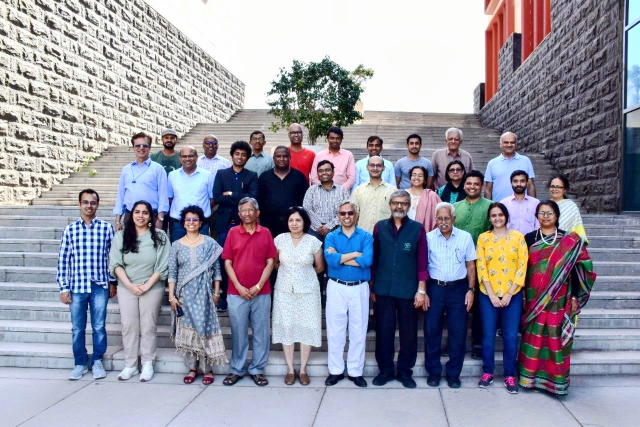
#> input picture Plaksha_Faculty.jpg, 1280 x 854 px (shown at 1/2 size)
$ jupyter execute Lab_5.ipynb
#> lines starting #> are read from the running program, lines starting #| are printed output that depends on the picture; after the words box and inside, x2 and y2 are one past the last pixel; in counts of white or black regions, pixels touching at a corner belong together
#### Instructions
###### Follow the instructions given in comments prefixed with ## and write your code below that.
###### Also fill the partial code in given blanks.
###### Don't make any changes to the rest part of the codes

### Answer the questions given at the end of this notebook within your report.

### You would need to submit your GitHub repository link. Refer to the Section 6: Final Submission on the PDF document for the details.

[cell 1]
import wandb
wandb.login()

[cell 2]
import cv2
import numpy as np
import matplotlib.pyplot as plt
from sklearn.cluster import KMeans
from scipy.spatial import distance
from matplotlib.offsetbox import OffsetImage, AnnotationBbox

[cell 3]
## Reading the image plaksha_Faculty.jpg
img = cv2.imread("Plaksha_Faculty.jpg")
#> img is the input picture: shape (854, 1280, 3); mean B, G, R 162.4, 149, 149.2
# img = cv2.resize(img, (800, 600))

## Convert the image to grayscale
gray_img = cv2.cvtColor(img, cv2.COLOR_BGR2GRAY)
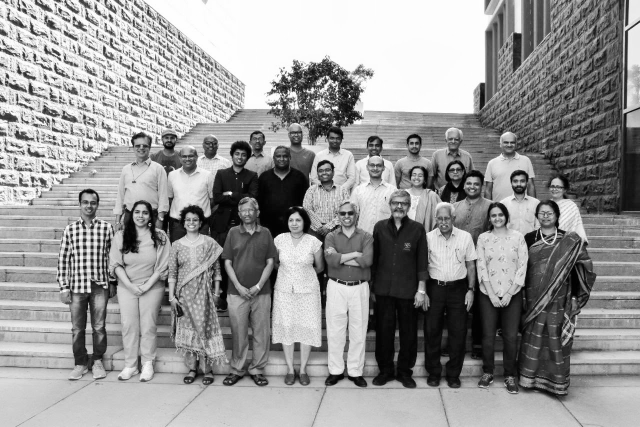
#> gray_img: shape (854, 1280) (shown at 1/2 size); min 0, max 255, mean 150.6

# Loading the required haar-cascade xml classifier file
face_cascade = cv2.CascadeClassifier(cv2.data.haarcascades + 'haarcascade_frontalface_default.xml')

# Applying the face detection method on the grayscale image.
faces_rect = face_cascade.detectMultiScale(gray_img, 1.05, 4, minSize=(25, 25), maxSize=(50, 50))
#> faces_rect = 30 rows, first 6: [322, 263, 33, 33], [654, 265, 31, 31], [500, 266, 30, 30], [892, 267, 31, 31], [409, 277, 28, 28], [812, 274, 34, 34]

# Define the text and font parameters
text = "Face detected"
font = cv2.FONT_HERSHEY_PLAIN
font_scale = 0.5
font_color = (0, 0, 255)
font_thickness = 1

# Iterating through rectangles of detected faces
for (x, y, w, h) in faces_rect:
    cv2.rectangle(img, (x, y), (x+w, y+h), (0, 0, 255), 2)
    # Use cv2.putText to add the text to the image
    cv2.putText(img, text, (x, y-10), font, font_scale, font_color, font_thickness)
#> this loop made 30 passes
#> (x, y, w, h) on passes 1 to 12: (322, 263, 33, 33), (654, 265, 31, 31), (500, 266, 30, 30), (892, 267, 31, 31), (409, 277, 28, 28), (812, 274, 34, 34), (464, 296, 33, 33), (632, 328, 34, 34), (819, 337, 33, 33), (570, 426, 39, 39), (576, 253, 32, 32), (1003, 273, 32, 32)
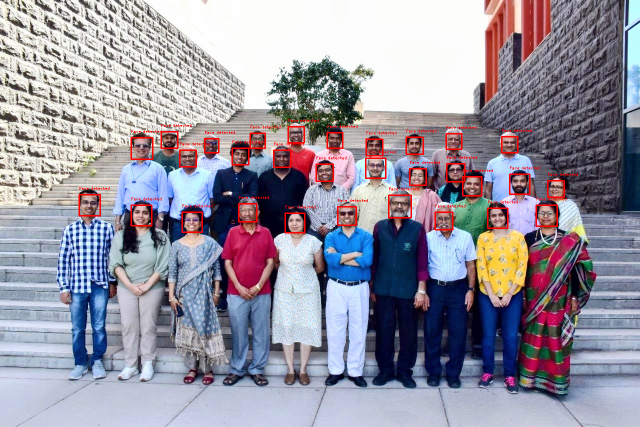
#> img: shape (854, 1280, 3) (shown at 1/2 size); 1.48% of pixels changed, all inside (x1, y1, x2, y2) = (157, 238, 1156, 467)

## Display the image and window title should be "Total number of face detected are #"
plt.imshow(cv2.cvtColor(img, cv2.COLOR_BGR2RGB))
plt.axis('off')
plt.show()

[cell 4]
from matplotlib.offsetbox import OffsetImage, AnnotationBbox
# Extract face region features (Hue and Saturation)
img_hsv = cv2.cvtColor(img, cv2.COLOR_BGR2HSV)
#> img_hsv: shape (854, 1280, 3); mean H, S, V 85.8, 70.7, 173.5
hue_saturation = []
face_images = []  # To store detected face images

for (x, y, w, h) in faces_rect:
    face = img_hsv[y:y + h, x:x + w]
    hue = np.mean(face[:, :, 0])
    saturation = np.mean(face[:, :, 1])
    hue_saturation.append((hue, saturation))
    face_images.append(face)
#> this loop made 30 passes
#> (x, y, w, h, hue, saturation) on passes 1 to 12: (322, 263, 33, 33, 59.29, 121.7), (654, 265, 31, 31, 50.4, 133.1), (500, 266, 30, 30, 32.73, 126.2), (892, 267, 31, 31, 81.31, 108.2), (409, 277, 28, 28, 104, 125.2), (812, 274, 34, 34, 62.79, 116.9), (464, 296, 33, 33, 42.56, 134.3), (632, 328, 34, 34, 81.22, 114.8), (819, 337, 33, 33, 36.69, 114.4), (570, 426, 39, 39, 55.81, 115.3), (576, 253, 32, 32, 78.22, 99.11), (1003, 273, 32, 32, 51.71, 106.9)
#> after the loop, face_images = 30 items; hue_saturation = 30 pairs, first value 23.14 to 120.8, second value 80.77 to 134.3

hue_saturation = np.array(hue_saturation)

## Perform k-Means clustering on hue_saturation and store in kmeans
kmeans = kmeans = KMeans(n_clusters=3, random_state=42, n_init=10).fit(hue_saturation)
centroids = kmeans.cluster_centers_
#> centroids = [[48.65, 119.2], [106.8, 128.3], [72.41, 97.78]]
labels = kmeans.labels_
#> labels = 30 values, max 2 at index 3, min 0 at index 0, mean 0.733

# Create a figure and axis
fig, ax = plt.subplots(figsize=(12, 6))

# Plot the clustered faces with custom markers
for i, (x,y,w,h ) in enumerate(faces_rect):
    im = OffsetImage(cv2.cvtColor(cv2.resize(face_images[i], (20, 20)), cv2.COLOR_HSV2RGB))
    ab = AnnotationBbox(im, (hue_saturation[i, 0], hue_saturation[i, 1]), frameon=False, pad=0)
    ax.add_artist(ab)
    plt.plot(hue_saturation[i, 0], hue_saturation[i, 1])

plt.xlabel("Hue")
plt.ylabel("Saturation")
plt.title("Clustering of Face Regions Based on Hue and Saturation")
plt.grid(True)
plt.show()
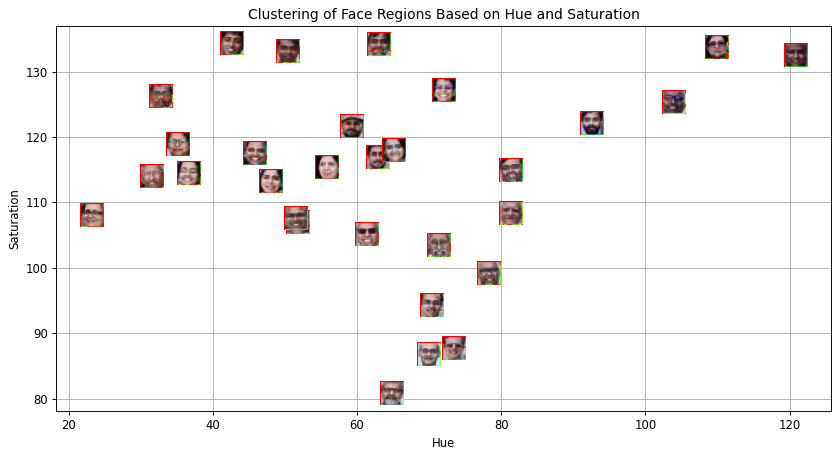
#> figure drawn by matplotlib, 1 panel

[cell 5]
# Create an empty list to store legend labels
legend_labels = []

# Create lists to store points for each cluster
cluster_0_points = []
cluster_1_points = []

# Your code for scatter plot goes here
fig, ax = plt.subplots(figsize=(12, 6))
for i, (x, y, w, h) in enumerate(faces_rect):
    if kmeans.labels_[i] == 0:
        cluster_0_points.append((hue_saturation[i, 0], hue_saturation[i, 1]))
    else:
        cluster_1_points.append((hue_saturation[i, 0], hue_saturation[i, 1]))
#> after the loop, cluster_0_points = [(59.29, 121.7), (50.4, 133.1), (32.73, 126.2), (62.79, 116.9), (42.56, 134.3), (36.69, 114.4), (55.81, 115.3), (51.71, 106.9), (62.93, 134.1), (45.8, 117.5), (23.14, 108), (31.55, 113.9), (48.03, 113.2), (72, 127.1), (51.53, 107.6), (65.06, 117.9), (35.11, 118.8)]; cluster_1_points = [(81.31, 108.2), (104, 125.2), (81.22, 114.8), (78.22, 99.11), (120.8, 132.5), (109.8, 133.6), (69.96, 86.68), (92.49, 122), (61.3, 105.1), (70.27, 94.28), (71.27, 103.4), (73.39, 87.63), (64.75, 80.77)]


cluster_0_points = np.array(cluster_0_points)
#> cluster_0_points = 17 rows, first 8: [59.29, 121.7], [50.4, 133.1], [32.73, 126.2], [62.79, 116.9], [42.56, 134.3], [36.69, 114.4], [55.81, 115.3], [51.71, 106.9]
# Plot points for cluster 0 in green
plt.scatter(cluster_0_points[:, 0], cluster_0_points[:, 1], color='green', label='Cluster 0')

cluster_1_points = np.array(cluster_1_points)
#> cluster_1_points = 13 rows, first 8: [81.31, 108.2], [104, 125.2], [81.22, 114.8], [78.22, 99.11], [120.8, 132.5], [109.8, 133.6], [69.96, 86.68], [92.49, 122]
# Plot points for cluster 1 in blue
plt.scatter(cluster_1_points[:, 0], cluster_1_points[:, 1], color='blue', label='Cluster 1')

# Calculate and plot centroids
centroid_0 = kmeans.cluster_centers_[0]
#> centroid_0 = [48.65, 119.2]
centroid_1 = kmeans.cluster_centers_[1]
#> centroid_1 = [106.8, 128.3]

# Plot both the centroid for cluster 0 and cluster 1
plt.scatter(centroid_0[0], centroid_0[1], color='darkgreen', marker='X', s=200, label='Centroid 0')
plt.scatter(centroid_1[0], centroid_1[1], color='darkblue', marker='X', s=200, label='Centroid 1')

plt.xlabel("Hue")
plt.ylabel("Saturation")
plt.title("Clustered Face Regions Based on Hue and Saturation")
plt.legend()
plt.grid(True)
plt.show()
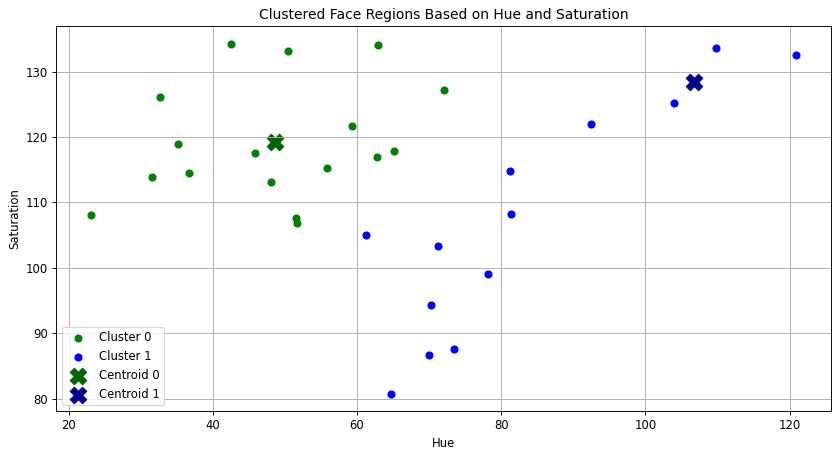
#> figure drawn by matplotlib, 1 panel

[cell 6]
## Read the class of the template image 'Dr_Shashi_Tharoor.jpg' using cv2 and store it in template_img
template_img = cv2.imread("Dr_Shashi_Tharoor.jpg")
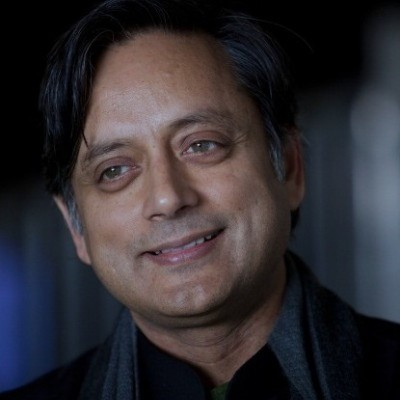
#> input picture Dr_Shashi_Tharoor.jpg, 400 x 400 px
#> template_img is the input picture: shape (400, 400, 3); mean B, G, R 49.8, 45.4, 49.1

# Detect face  in the template image after converting it to gray and store it in template_faces
gray_temp = cv2.cvtColor(template_img, cv2.COLOR_BGR2GRAY)
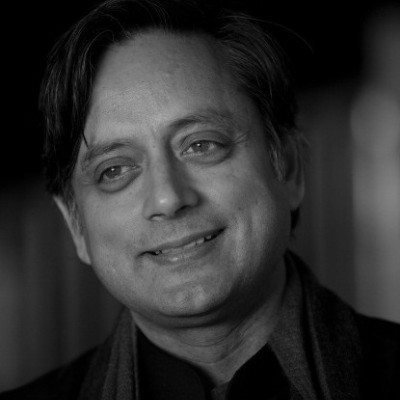
#> gray_temp: shape (400, 400); min 0, max 188, mean 47
template_faces = face_cascade.detectMultiScale(gray_temp, 1.05, 4, minSize=(25, 25), maxSize=(50, 50))
#> template_faces = ()

# Draw rectangles around the detected faces
for (x, y, w, h) in template_faces:
    cv2.rectangle(template_img, (x, y), (x + w, y + h), (0, 255, 0), 3)
#> this loop made 0 passes

# Show the image
plt.imshow(cv2.cvtColor(template_img, cv2.COLOR_BGR2RGB))
plt.axis('off')
plt.show()

[cell 7]
# Convert the template image to HSV color space and store it in template_hsv
template_hsv = cv2.cvtColor(template_img, cv2.COLOR_BGR2HSV)
#> template_hsv: shape (400, 400, 3); mean H, S, V 66.8, 85.4, 57.9

# Extract hue and saturation features from the template image as we did it for detected faces.
template_hue = np.mean(template_hsv[:, :, 0])
#> template_hue = 66.78
template_saturation = np.mean(template_hsv[:, :, 1])
#> template_saturation = 85.39

# Predict the cluster label for the template image and store it in template_label
template_label = kmeans.predict([[template_hue, template_saturation]])[0]
#> template_label = 2

# Create a figure and axis for visualization
fig, ax = plt.subplots(figsize=(12, 6))

# Plot the clustered faces with custom markers (similar to previous code)
for i, (x, y, w, h) in enumerate(faces_rect):
    color = 'red' if kmeans.labels_[i] == 0 else 'blue'
    im = OffsetImage(cv2.cvtColor(cv2.resize(face_images[i], (20, 20)), cv2.COLOR_HSV2RGB))
    ab = AnnotationBbox(im, (hue_saturation[i, 0], hue_saturation[i, 1]), frameon=False, pad=0)
    ax.add_artist(ab)
    plt.plot(hue_saturation[i, 0], hue_saturation[i, 1], 'o', markersize=5, color=color)
#> this loop made 30 passes

# Plot the template image in the respective cluster
color = 'red' if template_label == 0 else 'blue'
im = OffsetImage(cv2.cvtColor(cv2.resize(template_img, (20, 20)), cv2.COLOR_BGR2RGB))
ab = AnnotationBbox(im, (template_hue, template_saturation), frameon=False, pad=0)
ax.add_artist(ab)

plt.xlabel("Hue")
plt.ylabel("Saturation")
plt.title("Template Image Classification Based on Hue and Saturation")
plt.grid(True)
plt.show()

[cell 8]
# Create an empty list to store legend labels
legend_labels = []

# Create lists to store points for each cluster
cluster_0_points = []
cluster_1_points = []

# Your code for scatter plot goes here
fig, ax = plt.subplots(figsize=(12, 6))
for i, (x, y, w, h) in enumerate(faces_rect):
    if kmeans.labels_[i] == 0:
        cluster_0_points.append((hue_saturation[i, 0], hue_saturation[i, 1]))
    else:
        cluster_1_points.append((hue_saturation[i, 0], hue_saturation[i, 1]))
#> after the loop, cluster_0_points = [(59.29, 121.7), (50.4, 133.1), (32.73, 126.2), (62.79, 116.9), (42.56, 134.3), (36.69, 114.4), (55.81, 115.3), (51.71, 106.9), (62.93, 134.1), (45.8, 117.5), (23.14, 108), (31.55, 113.9), (48.03, 113.2), (72, 127.1), (51.53, 107.6), (65.06, 117.9), (35.11, 118.8)]; cluster_1_points = [(81.31, 108.2), (104, 125.2), (81.22, 114.8), (78.22, 99.11), (120.8, 132.5), (109.8, 133.6), (69.96, 86.68), (92.49, 122), (61.3, 105.1), (70.27, 94.28), (71.27, 103.4), (73.39, 87.63), (64.75, 80.77)]

# Plot points for cluster 0 in green
cluster_0_points = np.array(cluster_0_points)
#> cluster_0_points = 17 rows, first 8: [59.29, 121.7], [50.4, 133.1], [32.73, 126.2], [62.79, 116.9], [42.56, 134.3], [36.69, 114.4], [55.81, 115.3], [51.71, 106.9]
plt.scatter(cluster_0_points[:, 0], cluster_0_points[:, 1], color='green', label='Cluster 0')

# Plot points for cluster 1 in blue
cluster_1_points = np.array(cluster_1_points)
#> cluster_1_points = 13 rows, first 8: [81.31, 108.2], [104, 125.2], [81.22, 114.8], [78.22, 99.11], [120.8, 132.5], [109.8, 133.6], [69.96, 86.68], [92.49, 122]
plt.scatter(cluster_1_points[:, 0], cluster_1_points[:, 1], color='blue', label='Cluster 1')

# Calculate and plot centroids for both the clusters
centroid_0 = kmeans.cluster_centers_[0]
centroid_1 = kmeans.cluster_centers_[1]
plt.scatter(centroid_0[0], centroid_0[1], color='darkgreen', marker='X', s=200, label='Centroid 0')  ## plot for centroid 0
plt.scatter(centroid_1[0], centroid_1[1], color='darkblue', marker='X', s=200, label='Centroid 1')  ## plot for centroid 1

plt.plot(template_hue, template_saturation, marker='o', c='violet', markersize=10, label='Class ?')

plt.xlabel("Hue")
plt.ylabel("Saturation")
plt.title("Template Image Classification Based on Hue and Saturation")
plt.legend()
plt.grid(True)
plt.show()
                                            ## End of the lab 5 ##

[cell 9]
wandb.init(project="distance_classification_project", name="experiment_1")
# plt.savefig("output_image.png")  # Save the image locall

[cell 10]
wandb.init(project='distance_classification_project')

wandb.log({"Number of Faces Detected": len(faces_rect)})
wandb.log({"Detected Faces Image": wandb.Image(img)})

wandb.log({"Cluster 0 Size": sum(kmeans.labels_ == 0)})
wandb.log({"Cluster 1 Size": sum(kmeans.labels_ == 1)})
wandb.log({"Cluster Centers": kmeans.cluster_centers_})

fig, ax = plt.subplots(figsize=(12, 6))
for i, (x, y, w, h) in enumerate(faces_rect):
    color = 'red' if kmeans.labels_[i] == 0 else 'blue'
    plt.scatter(hue_saturation[i, 0], hue_saturation[i, 1], c=color)

wandb.log({"Clustering Plot": wandb.Image(fig)})
plt.close(fig)
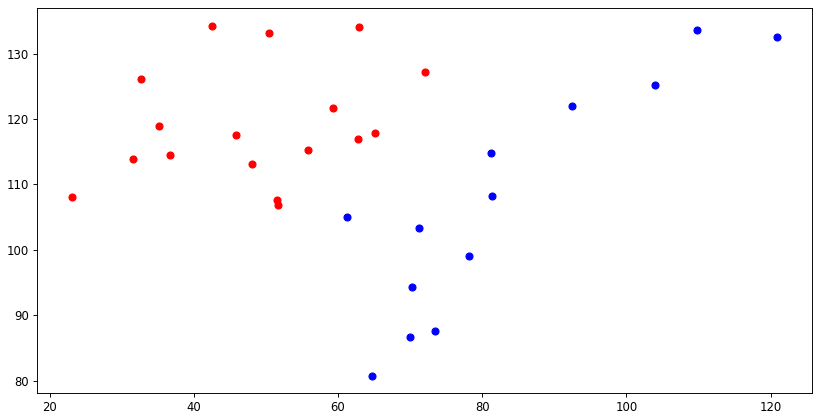
#> figure drawn by matplotlib, 1 panel

wandb.log({"Template Hue": template_hue})
wandb.log({"Template Saturation": template_saturation})
wandb.log({"Template Cluster Label": template_label})
wandb.log({"Template Image": wandb.Image(template_img)})

fig, ax = plt.subplots(figsize=(12, 6))
plt.scatter(cluster_0_points[:, 0], cluster_0_points[:, 1], c='green', label="Cluster 0")
plt.scatter(cluster_1_points[:, 0], cluster_1_points[:, 1], c='blue', label="Cluster 1")
plt.scatter(centroid_0[0], centroid_0[1], c='black', marker='X', s=100, label="Centroid 0")
plt.scatter(centroid_1[0], centroid_1[1], c='black', marker='X', s=100, label="Centroid 1")
plt.scatter(template_hue, template_saturation, c='violet', marker='o', s=100, label="Template")

wandb.log({"Final Classification Plot": wandb.Image(fig)})
plt.close(fig)

wandb.finish()
